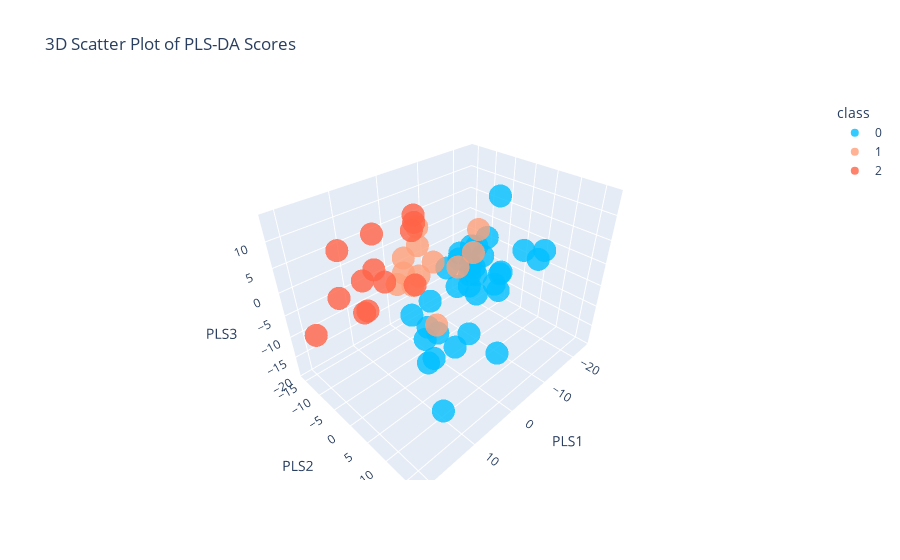

The cell this chart's notebook holds for it:
### Markdown cell above
### Regression with Hyperparameter Tuning

### Code cell
# Here the training data is plotted
pls_logistic_model = PLSLogistic(X_train_, Y_train_, 3)
pls_logistic_model.plot_scores(X_train_, Y_train_)

### Figure 1 — Plotly figure (JSON) as saved in the notebook; plotly's stock layout.template omitted (floating-point values rounded to 4 significant figures)
{"data": [{"hovertemplate": "class=0<br>0=%{x}<br>1=%{y}<br>2=%{z}<extra></extra>", "legendgroup": "0", "marker": {"color": "deepskyblue", "opacity": 0.8, "symbol": "circle"}, "mode": "markers", "name": "0", "scene": "scene", "showlegend": true, "x": [8.442, -10.71, 8.485, 9.326, 2.258, -17.52, -1.873, 5.564, 4.554, -6.591, -20.97, 8.877, -7.952, 6.234, -8.429, -23.8, -4.141, -5.593, -13.15, -1.321, -2.882, -1.594, -3.708, 1.698, 4.485, 1.045, -7.961, -1.835, -2.911, -9.0, -16.82, -24.24, -7.313], "y": [5.162, 4.855, 1.419, 9.719, -1.612, -4.599, 2.426, 1.231, 16.97, -2.551, 7.237, 7.154, -3.261, 3.666, -7.29, -10.91, 2.885, 3.076, 7.769, -2.772, 9.631, 6.895, 4.323, 8.413, 7.809, 7.655, 6.62, 11.42, 5.454, 13.64, -8.289, -7.215, 0.03296], "z": [-11.0, -0.976, -2.418, -19.11, -10.54, 0.07739, 4.67, -9.791, -3.453, -5.872, 0.4505, -8.302, 0.9182, 0.5261, -4.517, -9.677, 0.6188, 5.935, 3.912, -14.89, 2.399, -0.3599, 2.971, -6.435, -8.149, 6.936, -2.916, 5.8, 2.385, 6.341, -3.117, 6.342, -4.824], "type": "scatter3d"}, {"hovertemplate": "class=1<br>0=%{x}<br>1=%{y}<br>2=%{z}<extra></extra>", "legendgroup": "1", "marker": {"color": "lightsalmon", "opacity": 0.8, "symbol": "circle"}, "mode": "markers", "name": "1", "scene": "scene", "showlegend": true, "x": [4.233, 5.483, 0.6456, -8.077, -5.432, 6.347, 9.424, -1.277, 1.3, 3.945, 11.9, -5.176], "y": [-1.223, -1.528, -0.9237, -15.79, 3.471, -2.562, -0.7158, 6.171, -4.754, -5.856, 10.82, -1.042], "z": [11.69, 0.7991, -10.53, -10.26, 9.398, 6.222, 3.313, 7.745, 5.673, 0.6222, 13.72, -0.03283], "type": "scatter3d"}, {"hovertemplate": "class=2<br>0=%{x}<br>1=%{y}<br>2=%{z}<extra></extra>", "legendgroup": "2", "marker": {"color": "tomato", "opacity": 0.8, "symbol": "circle"}, "mode": "markers", "name": "2", "scene": "scene", "showlegend": true, "x": [13.24, 3.049, -5.314, 8.064, 9.832, 13.58, 14.64, 11.29, 2.916, 12.01, 16.52, -4.916, 21.11], "y": [-4.478, -3.828, -13.33, -8.496, -6.376, -10.99, -3.31, -1.486, -4.223, -6.922, -7.559, -12.94, -9.092], "z": [-2.14, -1.416, 4.776, 9.117, 3.766, 7.156, -1.158, 4.298, 9.429, 2.261, 0.6193, 6.616, -5.626], "type": "scatter3d"}], "layout": {"scene": {"xaxis": {"title": {"text": "PLS1"}}, "yaxis": {"title": {"text": "PLS2"}}, "zaxis": {"title": {"text": "PLS3"}}}, "legend": {"title": {"text": "class"}, "tracegroupgap": 0}, "title": {"text": "3D Scatter Plot of PLS-DA Scores"}}}
